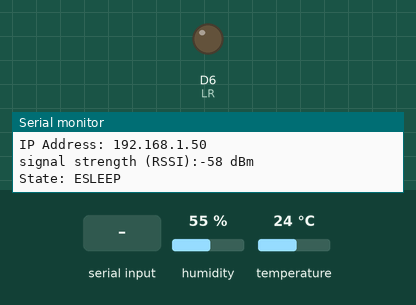
A sketch run on a simulated Arduino MKR. Parts: output pins drawn as LEDs (lit = HIGH), the last lines printed to the serial monitor. Dashed ring = blinking. Inputs (shaded band) come from the test bench; at power-on: humidity 55 %, temperature 24 °C. WiFi joins after 1.5 s; servers stay silent unless stated.

Above: at 13.7 s.
13.8 s: "W" received over the second serial link
At 14.06 s:
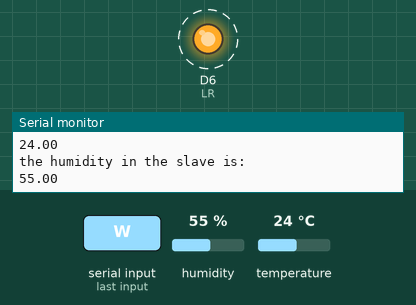
16.8 s: "O" received over the second serial link
At 17.7 s:
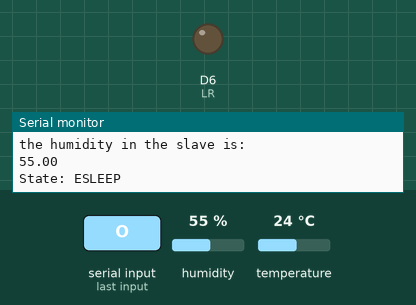
Timing chart, 0 to 19.8 s (numbered marks = the images above; inputs shaded):
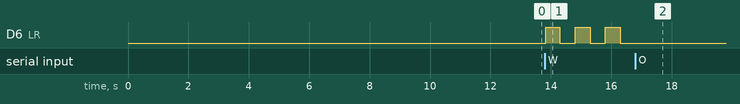

The sketch:

ArduInterTH_slaveWiFi101.ino
```cpp
//Name: ArduInterTH_slave
//Description: This program measures the DHT11 Temperature and Humidity only when the master device sends a 'W' character
//             through the XBee communication and posts the current values of the measurements
//             It interacts with other another Arduino device using XBee communication and posts
//             the current values of the measurements to Thingworx IoT platform every 2 secs using a WiFi
//             Shield for Arduino. When a 'O' character is received, the slave system is disabled and stops the measurements.
//Authors: David Velasquez (mail: dvelas25@eafit.edu.co)
//         Raul Mazo       (mail: raul.mazo@univ-paris1.fr)
//Version: 2.0
//Date: 26/10/2017

//Required Libraries
#include <SPI.h>
#include <WiFi101.h>
#include "DHT.h"

//Finite elements machine (FEM) states
#define ESLEEP 0 //Sleep State
#define EWAR 1  //Warning State

//FEM of LED tilting
#define ELOFF 0 //RED LED OFF State
#define ELON 1  //RED LED ON State

//Pin I/O Labeling
#define DHTPIN 2  //DHT sensor connected to Arduino digital pin 2
#define LR 6  //Red LED connected to Arduino pin 5

//Constants
const unsigned long postingInterval = 2 * 1000; //Delay between TWX POST updates, 2000 milliseconds
const unsigned int sensorCount = 2; //Number of sensor vars sent to TWX, 2 vars
const unsigned long tDHTmeas = 200; //Time to measure DHT11 (200 ms)
const unsigned int tilt = 500;  //Constant for tilting initialized in 500 msec

//Variables
unsigned int state = ESLEEP;  //Variable for storing the current state of the FEM, initialized in ESLEEP state.
unsigned int statetilt = ELOFF;  //Variable for storing the current state of the FSM of tilting
//->WiFi Shield Vars
char ssid[] = "IoT-B19";  //Network SSID (name)
//char ssid[] = "Bbox-221";  //Network SSID (name)
char pass[] = "meca2017*";  //Network password
//char ssid[] = "Private";  //Network SSID (name)
//char pass[] = "eafit321*";  //Network password
int status = WL_IDLE_STATUS;  //Network status
WiFiClient client;
//->TWX Vars
char* host = "iot.dis.eafit.edu.co";  //TWX server (do not include http://)
char* appKey = "84247955-b951-446f-a864-9aa795d02837";  //API Key from TWX
char* thingName = "termo_slave_thing";  //Name of your Thing in TWX
char* serviceName = "termo_master_service";  //Name of your Service in TWX
char* nameArray[] = {"ArdValue1", "ArdValue2"}; //Vector Var names from TWX service inputs
float sensorValues[sensorCount];  //Vector for Var values
//->DHT11 Vars
#define DHTTYPE DHT11 //Use DHT11 sensor variant
float T = 0;  //Var Environment Temperature (t) as float
float H = 0;  //Var Relative Humidity (h) as float
DHT dht(DHTPIN, DHTTYPE); //DHT object var
//->XBee Communication Vars
char readCommXB = '\0'; //Char command read through XBee communication
//char sendCommXB = '\0'; //Char command sent through XBee communication
//->Computer Communication Vars
//char readCommPC = '\0'; //Char command read through PC communication
//char sendCommPC = '\0'; //Char command sent through PC communication
//->Timing Vars
unsigned long lastConnectionTime = 0; //Last time you connected to the TWX, in milliseconds
unsigned long tiniDHT = 0;  //Timing for DHT11 measurements
unsigned long tinitilt = 0;  //Timing for FSM tilting

//Subroutines & Functions
//FSM of tilting
void FSMtilt() {
  switch (statetilt) {
    case ELOFF:
      //Physical outputs states
      digitalWrite(LR, LOW);

      //Variables states

      //Transitions questions
      if (millis() - tinitilt >= tilt) {
        statetilt = ELON; //Change to ELON state
        tinitilt = millis();  //Reset timing for new timing
      }
      break;

    case ELON:
      //Physical outputs states
      digitalWrite(LR, HIGH);

      //Variables states

      //Transitions questions
      if (millis() - tinitilt >= tilt) {
        statetilt = ELOFF; //Change to ELON state
        tinitilt = millis();  //Reset timing for new timing
      }
      break;
  }
}

void readDHT() {
  if ((millis() - tiniDHT) > tDHTmeas) {
    T = dht.readTemperature();
    Serial.println("the temperature in the slave is: ");
    Serial.println(T);
    H = dht.readHumidity();
    Serial.println("the humidity in the slave is: ");
    Serial.println(H);
    tiniDHT = millis(); //Reset the timing for measuring DHT11
  }
}

void POST() {
  sensorValues[0] = T;
  sensorValues[1] = H;
  if ((millis() - lastConnectionTime) > postingInterval)
  {
    POST_send(sensorCount, nameArray, sensorValues);  //This is the library function that constructs the REST call and sends it to your ThingWorx service
    lastConnectionTime = millis();  //Update the last connection time
  }
}

void POST_send(int sensorCount, char* sensorNames[], float values[]) {
  //build the String with the data that you will send
  //through REST calls to your TWX server
  // if you get a connection, report back via serial:
  String body = "";
  for (int idx = 0; idx < sensorCount; idx++) {
    if (idx != 0) body += "&";
    body += sensorNames[idx];
    body += "=";
    body += values[idx];
  }
  if (client.connect(host, 80)) {
    //Serial.println("connected");
    // send the HTTP POST request:
    client.print("POST /Thingworx/Things/");
    client.print(thingName);
    client.print("/Services/");
    client.print(serviceName);
    client.println(" HTTP/1.1");
    client.print("Host: ");
    client.println(host);
    client.println("Content-Type: application/x-www-form-urlencoded");
    client.println("Content-Length: " + String(body.length()));
    client.println("Connection: close");
    client.println("appKey: " + String(appKey) + "\r\n");
    client.println(body + "\r\n");

    for (int idx = 0; idx < sensorCount; idx++)
    {
      client.print("&");
      client.print(sensorNames[idx]);
      client.print("=");
      client.print(values[idx]);
    }
    client.println(); //Double ENTER for sending all POST REQUEST
    //    int timeout = 0;
    //    while (!client.available() && timeout < 5000) { //Available is for checking if there are bytes available to be read in the WiFi Client
    //      delay(1);
    //      timeout++;
    //    }
    //    while (client.available()) {
    //      char c = client.read();
    //      Serial.write(c);  //Uncomment if you want to see the Response from server
    //    }
    //    client.stop();
    //
    //    // print the request out  //Uncomment if you want to see how the POST request was made
    //    Serial.print("POST /Thingworx/Things/");
    //    Serial.print(thingName);
    //    Serial.print("/Services/");
    //    Serial.print(serviceName);
    //    Serial.println(" HTTP/1.1");
    //    Serial.print("Host: ");
    //    Serial.println(host);
    //    Serial.println("Content-Type: application/x-www-form-urlencoded");
    //    Serial.println("Content-Length: " + String(body.length()));
    //    Serial.println("Connection: close");
    //    Serial.println("appKey: " + String(appKey) + "\r\n");
    //    Serial.println(body + "\r\n");
    client.stop();
  }
  else {
    // kf you didn't get a connection to the server:
    Serial.println("the connection could not be established");
    client.stop();
  }
}

void printWifiStatus() {
  // print the SSID of the network you're attached to:
  Serial.print("SSID: ");
  Serial.println(WiFi.SSID());

  // print your WiFi shield's IP address:
  IPAddress ip = WiFi.localIP();
  Serial.print("IP Address: ");
  Serial.println(ip);

  // print the received signal strength:
  long rssi = WiFi.RSSI();
  Serial.print("signal strength (RSSI):");
  Serial.print(rssi);
  Serial.println(" dBm");
}

void WiFiInit() {
  // give the WiFi Shield module time to boot up:
  delay(1000);

  // check for the presence of the shield:
  if (WiFi.status() == WL_NO_SHIELD) {
    Serial.println("WiFi shield not present");
    // don't continue:
    while (true);
  }

  String fv = WiFi.firmwareVersion();
  if (fv != "1.1.0" )
    Serial.println("Please upgrade the firmware");

  // attempt to connect to Wifi network:
  while (status != WL_CONNECTED) {
    Serial.print("Attempting to connect to SSID: ");
    Serial.println(ssid);
    // Connect to WPA/WPA2 network. Change this line if using open or WEP network:
    status = WiFi.begin(ssid, pass);

    // wait 10 seconds for connection:
    delay(10000);
  }
  // you're connected now, so print out the status:
  printWifiStatus();
}

//void readPC() {
//  if (Serial.available() > 0) { //Check if there are bytes sent from PC
//    readCommPC = Serial.read(); //Store in readCommPC the incoming char
//    Serial.flush(); //Clean Serial port buffer
//  }
//}

void readXBee() {
  if (Serial1.available() > 0) { //Check if there are bytes sent from XBee
    readCommXB = Serial1.read(); //Store in readCommXBee the incoming char
    Serial1.flush(); //Clean Serial1 port buffer
  }
}

void setup() {
  //Pin type definition
  //pinMode(PIN#, OUTPUT or INPUT);
  pinMode(LR, OUTPUT);  //Red LED (LR) as an OUTPUT

  //Physical output cleaning
  //digitalWrite(PIN#, LOW);
  digitalWrite(LR, LOW);

  //Communications initialization
  Serial.begin(9600); //Initialize Serial communications through TX0 and RX0 (PC)
  Serial1.begin(9600);  //Initialize Serial communications through TX1 and RX1 (XBee)
  dht.begin();  //Initialize communications with DHT11 sensor
  WiFiInit(); //Initialize communications through WiFi Shield

  //(Debug only)
  Serial.println("State: ESLEEP");
  //(Optional) Reset timers if timing is required at the start of the loop cycle
  lastConnectionTime = millis();  //Reset the TWX POST timing
  tiniDHT = millis(); //Reset the DHT measurment timing
}

void loop() {
  //readPC(); //Check and store the incoming command from PC
  readXBee(); //Check and store the incoming command from XBee
  switch (state) {
    case ESLEEP: //Sleep State
      //Physical outputs state
      digitalWrite(LR, LOW);

      //Variables state

      //Transitions questions
      if (readCommXB == 'W') {  //If the received character is a 'W', go to Warning State
        state = EWAR; //Change to EWAR State
        Serial.println("State: EWAR");
        readCommXB = '\0';  //Clean the received command
      }
      break;

    case EWAR:  //Warning State
      //Physical outputs state

      //Variables state
      FSMtilt();  //Execute tilting FSM
      readDHT();  //Measure DHT11 vars (Temperature and Humidity)
      POST(); //POST Variables to TWX

      //Transitions questions
      if (readCommXB == 'O') {  //If the current time is greater or equal to transmit time (tTX - 1 sec) and the counter is below CTX (3 cycles), go to Transmit State
        state = ESLEEP; //Change to Sleep State
        Serial.println("State: ESLEEP");
        readCommXB = '\0';  //Clean the received command
      }
      break;
  }
}
```

Measured:
- after the input at 13.8 s, D6 (LR): alternates HIGH for 0.50 s and LOW for 0.50 s, starting at once
- after the input at 16.8 s, D6 (LR): stops changing and stays LOW
